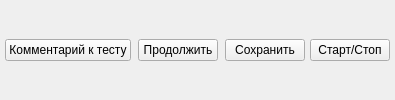
         <widget class="QFrame" name="frame_mainTestMenu_Section">
          <property name="sizePolicy">
           <sizepolicy hsizetype="Preferred" vsizetype="Maximum">
            <horstretch>0</horstretch>
            <verstretch>0</verstretch>
           </sizepolicy>
          </property>
          <property name="frameShape">
           <enum>QFrame::Shape::NoFrame</enum>
          </property>
          <layout class="QHBoxLayout" name="horizontalLayout_5">
           <property name="spacing">
            <number>5</number>
           </property>
           <property name="leftMargin">
            <number>5</number>
           </property>
           <property name="topMargin">
            <number>5</number>
           </property>
           <property name="rightMargin">
            <number>5</number>
           </property>
           <property name="bottomMargin">
            <number>5</number>
           </property>
           <item>
            <widget class="QPushButton" name="pushButton_commentMainTest">
             <property name="text">
              <string>Комментарий к тесту</string>
             </property>
            </widget>
           </item>
           <item>
            <spacer name="horizontalSpacer_5">
             <property name="orientation">
              <enum>Qt::Orientation::Horizontal</enum>
             </property>
             <property name="sizeHint" stdset="0">
              <size>
               <width>2</width>
               <height>2</height>
              </size>
             </property>
            </spacer>
           </item>
           <item>
            <widget class="QPushButton" name="pushButton_mainTest_continue">
             <property name="text">
              <string>Продолжить</string>
             </property>
            </widget>
           </item>
           <item>
            <spacer name="horizontalSpacer_9">
             <property name="orientation">
              <enum>Qt::Orientation::Horizontal</enum>
             </property>
             <property name="sizeHint" stdset="0">
              <size>
               <width>2</width>
               <height>2</height>
              </size>
             </property>
            </spacer>
           </item>
           <item>
            <widget class="QPushButton" name="pushButton_mainTest_save">
             <property name="sizePolicy">
              <sizepolicy hsizetype="Minimum" vsizetype="Maximum">
               <horstretch>0</horstretch>
               <verstretch>0</verstretch>
              </sizepolicy>
             </property>
             <property name="text">
              <string>Сохранить</string>
             </property>
            </widget>
           </item>
           <item>
            <widget class="QPushButton" name="pushButton_mainTest_start">
             <property name="sizePolicy">
              <sizepolicy hsizetype="Minimum" vsizetype="Maximum">
               <horstretch>0</horstretch>
               <verstretch>0</verstretch>
              </sizepolicy>
             </property>
             <property name="text">
              <string>Старт/Стоп</string>
             </property>
            </widget>
           </item>
          </layout>
         </widget>
